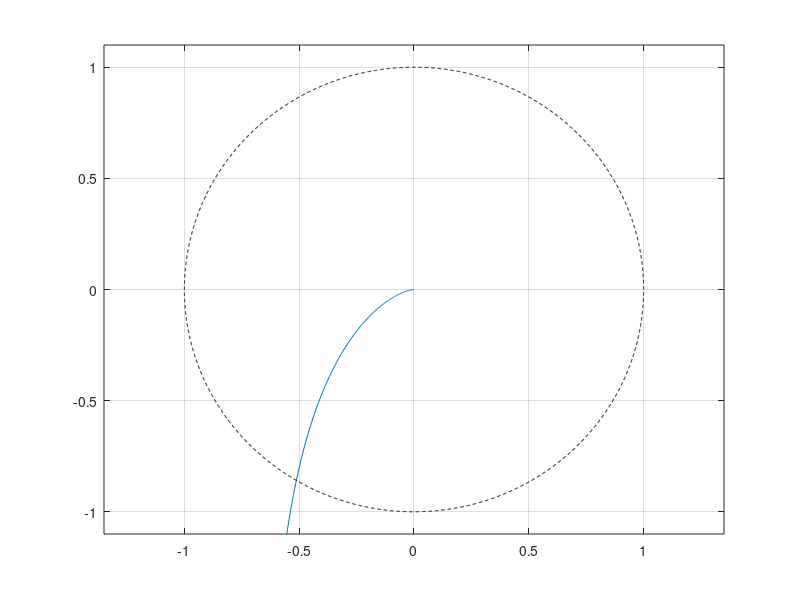

The MATLAB script that drew this image: (Note: this script raises an error after producing the figure.)
% ---------------------------------------
%     Designation Loop Design
%  - Controller : PD
%  - Motor tf : 1st
% ---------------------------------------
clear; close all; clc;

% initialize
Km = 9.993 ;
Pm = 10.87 ;  % []
W_sat = 1400;
dz    =28*(pi/180); 
dz_deg = 28;

% Design parameter --- PD-controller
Wc = 27;  % [rad/s] <================================ MODIFY
Zc = 0.6;  % [-] <================================ MODIFY

Kp = Wc^2 / Km ;       % unit: [rad/s]
Kd = (2*Zc*Wc - Pm) / Km ;  % unit: [-] dimensionless

% transfer function
s = tf('s');
Gm = Km / (s + Pm);    % input: omega_c [deg/s], output: omega [deg/s]
% Gc = Kp + Kd * s ;
Go_vel = Kp*Gm / (1 + Kd*Gm) * (1/s);
Go_vel = minreal(Go_vel);
Gcl = minreal(Go_vel / (1 + Go_vel));


% ---------------------------- nyquist plot ------------------------------------------
% [GM, PM, Phase crossover freq, Gain Crossover freq]
[GM, PM, wpc, wgc] = margin(Go_vel);
GM_dB = 20*log10(GM);

figure(1); 
[re, im, wout] = nyquist(Go_vel);
plot(squeeze(re), squeeze(im));
grid on; hold on;
% plot unit circle
axis([-1.35 1.35 -1.1 1.1]);
ang = 0:0.1:360;
xc = cosd(ang); yc = sind(ang); % [deg]
plot(xc, yc, 'k--');
xline(0, 'k'); yline(0, 'k');
% plot the point (0, -1)
plot(-1, 0, 'p', 'markersize', 10, 'MarkerEdgeColor','r', 'LineWidth', 1);

% plot wpc, wgc
wpc_complex = evalfr(Go_vel, 1j*wpc);
wgc_complex = evalfr(Go_vel, 1j*wgc);
wpc_x = real(wpc_complex); wpc_y = imag(wpc_complex);
wgc_x = real(wgc_complex); wgc_y = imag(wgc_complex);
plot(wpc_x, wpc_y, '*', 'markeredgecolor', 'm', 'MarkerSize', 10, 'LineWidth', 1);
plot(wgc_x, wgc_y, '*', 'markeredgecolor', 'g', 'MarkerSize', 10, 'LineWidth', 1);
legend('', '', '', '', '', sprintf('GM = %.2f [dB] / wpc = %.2f [Hz]', GM_dB, wpc/(2*pi)), ...
    sprintf('PM = %.2f [deg] / wgc = %.2f [Hz]', PM, wgc/(2*pi)));
title('Nyquist Plot, Go_{vel}(s)');
xlabel('Re\{Go_{vel}(jw)\} [-]'); ylabel('Im\{Go_{vel}(jw)\} [-]');


% --------------------------------- pz map -----------------------------------------
[p_Gm, z_Gm] = pzmap(Gm);
[p_Gcl, z_Gcl] = pzmap(Gcl);
real_pGcl = real(p_Gcl(1)); imag_pGcl = imag(p_Gcl(1)); % bc of complex conjugated poles
real_pGm = real(p_Gm(1)); imag_pGm = imag(p_Gm(1)); % bc of complex conjugated poles
figure(2);
pzmap(Gm, Gcl);
grid on; hold on;
legend(sprintf('Gm: p=%.2f±%.2f[Hz], z=%.2f[Hz]', real_pGm/(2*pi), imag_pGm/(2*pi), z_Gm), ...
    sprintf('Gcl: p=%.2f±%.2f[Hz], z=%.2f[Hz]\n', real_pGcl/(2*pi), imag_pGcl/(2*pi), z_Gcl));
% ---------------------------------------------------------------------------------

% step input
Tf = 0.5;
time = 0:0.001:Tf;
input_deg = 5;     % [deg]   <--------------------------- MODIFY
step_input = input_deg * ones(size(time));
step_out = lsim(Gcl, step_input, time);
final_value = step_out(end);
% rise time
[~, tr_idx] = min(abs(step_out - final_value*0.9));
tr = time(tr_idx);
% overshoot
[~, os_idx] = max(step_out);
max_value = step_out(os_idx);
Os = (max_value - final_value) / final_value * 100;

Ess = input_deg - final_value;


% --------------------------------- step response -----------------------------------------
figure(3);
grid on; hold on;
yline(step_out(end), 'k--', 'LineWidth', 1.5);
plot(time, step_out, 'LineWidth', 1.5);
plot(tr, final_value*0.9, 'r*', 'MarkerSize', 12);
plot(time(os_idx), max_value, 'g*', 'MarkerSize', 12);
xlabel('time [sec]'); ylabel('\psi [deg]');
title('Step Response');
legend('', '', sprintf('rise time: %.4f [s]', time(tr_idx)), sprintf('overshoot: %.4f [%%]', Os));

str = {
    sprintf('PM = %.1f [deg]', PM)
    sprintf('GM = %.1f [dB]', GM_dB)
    sprintf('Ess = %.2f [deg]', Ess)
};

annotation('textbox', 'String', str, 'FitBoxToText','on', 'BackgroundColor','w');

% figure; margin(Go_vel);
% figure; step(Gcl);
% grid on;
